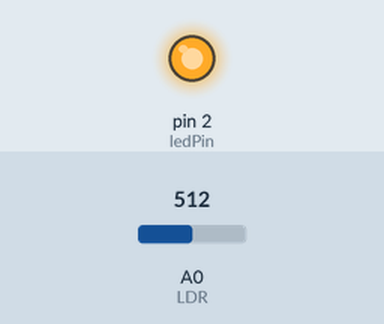
A sketch run on a simulated Arduino Uno, built with avr-gcc and run on an emulated ATmega328P. Shown: output pins drawn as LEDs (lit = HIGH). Inputs (shaded band) come from the test bench; at power-on: A0 (LDR) = 512.

Above: at 1.3 s.
1.4 s: A0 (LDR) set to 975
2.9 s: A0 (LDR) set to 1000
At 4.1 s:
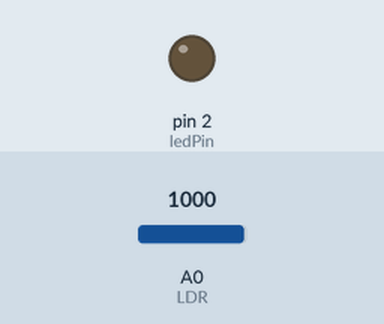
4.5 s: A0 (LDR) set to 980
At 5.3 s:
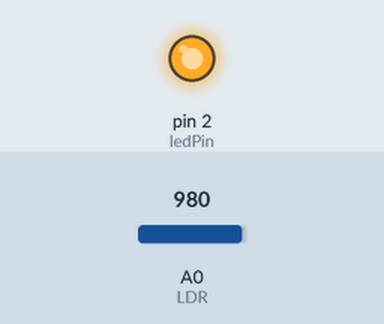
6.0 s: A0 (LDR) set to 1023
At 6.4 s:
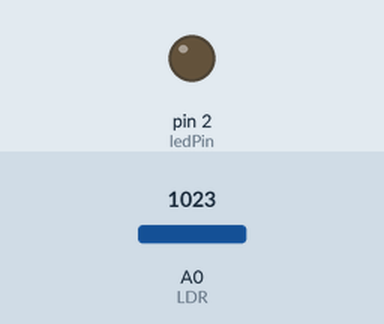
Timing chart, 0 to 8.5 s (numbered marks = the images above; inputs shaded):
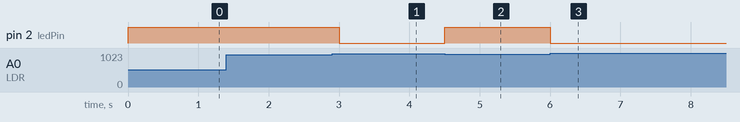

Measured:
- the behaviour switches between 990 and 991 on A0 (LDR) (found by bisection; images 0 and 1)
- after the input at 1.4 s, every drawn part: stays the same
- after the input at 2.9 s, pin 2 (ledPin): HIGH → LOW after 0.10 s
- after the input at 4.5 s, pin 2 (ledPin): LOW → HIGH at once
- after the input at 6.0 s, pin 2 (ledPin): HIGH → LOW at once

The sketch:

LDR.ino
```cpp
//declare variables
const int LDR = A0;
int inputVal = 0;
const int ledPin = 2;


void setup()
{
  Serial.begin(9600);
  pinMode(ledPin,OUTPUT);//set LED pin as output
  pinMode(inputVal,INPUT);//set LDR pin as input
}

void loop()
{
  inputVal = analogRead(LDR); //read the value of the resistor
  if(inputVal>990){ //if its bright outside
    digitalWrite(ledPin,LOW);//keep light off
    delay(500);}
    else{ //if there's little light
      digitalWrite(ledPin,HIGH);//turn the light on
      delay(500);}
}
```
